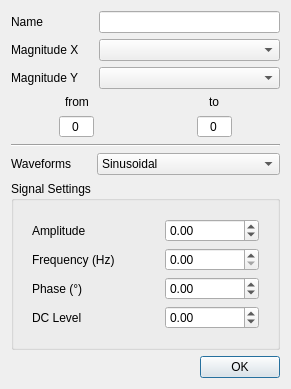
<?xml version="1.0" encoding="UTF-8"?>
<ui version="4.0">
 <class>Dialog</class>
 <widget class="QDialog" name="Dialog">
  <property name="enabled">
   <bool>true</bool>
  </property>
  <property name="geometry">
   <rect>
    <x>0</x>
    <y>0</y>
    <width>282</width>
    <height>336</height>
   </rect>
  </property>
  <property name="sizePolicy">
   <sizepolicy hsizetype="Fixed" vsizetype="Fixed">
    <horstretch>0</horstretch>
    <verstretch>0</verstretch>
   </sizepolicy>
  </property>
  <property name="windowTitle">
   <string>Dialog</string>
  </property>
  <layout class="QVBoxLayout" name="verticalLayout">
   <item>
    <layout class="QFormLayout" name="formLayout">
     <property name="horizontalSpacing">
      <number>20</number>
     </property>
     <item row="0" column="0">
      <widget class="QLabel" name="label">
       <property name="text">
        <string>Name</string>
       </property>
      </widget>
     </item>
     <item row="0" column="1">
      <widget class="QLineEdit" name="nameInput"/>
     </item>
     <item row="1" column="0">
      <widget class="QLabel" name="label_2">
       <property name="text">
        <string>Magnitude X</string>
       </property>
      </widget>
     </item>
     <item row="1" column="1">
      <widget class="QComboBox" name="xMagnitudeInput"/>
     </item>
     <item row="2" column="0">
      <widget class="QLabel" name="label_3">
       <property name="text">
        <string>Magnitude Y</string>
       </property>
      </widget>
     </item>
     <item row="2" column="1">
      <widget class="QComboBox" name="yMagnitudeInput"/>
     </item>
    </layout>
   </item>
   <item>
    <layout class="QGridLayout" name="gridLayout">
     <item row="0" column="0" alignment="Qt::AlignHCenter">
      <widget class="QLabel" name="label_15">
       <property name="text">
        <string>from</string>
       </property>
      </widget>
     </item>
     <item row="0" column="1" alignment="Qt::AlignHCenter">
      <widget class="QLabel" name="label_16">
       <property name="text">
        <string>to</string>
       </property>
      </widget>
     </item>
     <item row="1" column="0" alignment="Qt::AlignHCenter">
      <widget class="QSpinBox" name="fromInput">
       <property name="wrapping">
        <bool>true</bool>
       </property>
       <property name="alignment">
        <set>Qt::AlignCenter</set>
       </property>
       <property name="buttonSymbols">
        <enum>QAbstractSpinBox::NoButtons</enum>
       </property>
       <property name="minimum">
        <number>-100</number>
       </property>
       <property name="maximum">
        <number>100</number>
       </property>
      </widget>
     </item>
     <item row="1" column="1" alignment="Qt::AlignHCenter">
      <widget class="QSpinBox" name="toInput">
       <property name="wrapping">
        <bool>true</bool>
       </property>
       <property name="alignment">
        <set>Qt::AlignCenter</set>
       </property>
       <property name="buttonSymbols">
        <enum>QAbstractSpinBox::NoButtons</enum>
       </property>
       <property name="minimum">
        <number>-100</number>
       </property>
       <property name="maximum">
        <number>100</number>
       </property>
      </widget>
     </item>
    </layout>
   </item>
   <item>
    <widget class="Line" name="line">
     <property name="orientation">
      <enum>Qt::Horizontal</enum>
     </property>
    </widget>
   </item>
   <item>
    <layout class="QFormLayout" name="formLayout_2">
     <property name="horizontalSpacing">
      <number>25</number>
     </property>
     <item row="0" column="0">
      <widget class="QLabel" name="label_4">
       <property name="text">
        <string>Waveforms</string>
       </property>
      </widget>
     </item>
     <item row="0" column="1">
      <widget class="QComboBox" name="waveformsInput">
       <item>
        <property name="text">
         <string>Sinusoidal</string>
        </property>
       </item>
       <item>
        <property name="text">
         <string>Step</string>
        </property>
       </item>
       <item>
        <property name="text">
         <string>Square</string>
        </property>
       </item>
       <item>
        <property name="text">
         <string>Triangle</string>
        </property>
       </item>
      </widget>
     </item>
    </layout>
   </item>
   <item>
    <widget class="QGroupBox" name="groupBox_2">
     <property name="title">
      <string>Signal Settings</string>
     </property>
     <layout class="QVBoxLayout" name="verticalLayout_3">
      <item>
       <widget class="QStackedWidget" name="stackedWidget">
        <property name="currentIndex">
         <number>0</number>
        </property>
        <widget class="QWidget" name="page">
         <layout class="QVBoxLayout" name="verticalLayout_4">
          <item>
           <layout class="QFormLayout" name="formLayout_3">
            <property name="horizontalSpacing">
             <number>50</number>
            </property>
            <item row="0" column="0">
             <widget class="QLabel" name="label_5">
              <property name="text">
               <string>Amplitude</string>
              </property>
             </widget>
            </item>
            <item row="0" column="1">
             <widget class="QDoubleSpinBox" name="sinAmplitude">
              <property name="minimum">
               <double>-100.000000000000000</double>
              </property>
              <property name="maximum">
               <double>100.000000000000000</double>
              </property>
             </widget>
            </item>
            <item row="1" column="0">
             <widget class="QLabel" name="label_6">
              <property name="text">
               <string>Frequency (Hz)</string>
              </property>
             </widget>
            </item>
            <item row="1" column="1">
             <widget class="QDoubleSpinBox" name="sinFrequency">
              <property name="maximum">
               <double>100000000.000000000000000</double>
              </property>
             </widget>
            </item>
            <item row="2" column="0">
             <widget class="QLabel" name="label_7">
              <property name="text">
               <string>Phase (°)</string>
              </property>
             </widget>
            </item>
            <item row="2" column="1">
             <widget class="QDoubleSpinBox" name="sinPhase">
              <property name="minimum">
               <double>-180.000000000000000</double>
              </property>
              <property name="maximum">
               <double>180.000000000000000</double>
              </property>
             </widget>
            </item>
            <item row="3" column="0">
             <widget class="QLabel" name="label_19">
              <property name="text">
               <string>DC Level</string>
              </property>
             </widget>
            </item>
            <item row="3" column="1">
             <widget class="QDoubleSpinBox" name="sinDc">
              <property name="minimum">
               <double>-180.000000000000000</double>
              </property>
              <property name="maximum">
               <double>180.000000000000000</double>
              </property>
             </widget>
            </item>
           </layout>
          </item>
         </layout>
        </widget>
        <widget class="QWidget" name="page_3">
         <layout class="QVBoxLayout" name="verticalLayout_5">
          <item>
           <layout class="QFormLayout" name="formLayout_4">
            <property name="horizontalSpacing">
             <number>60</number>
            </property>
            <item row="0" column="0">
             <widget class="QLabel" name="label_8">
              <property name="text">
               <string>Amplitude</string>
              </property>
             </widget>
            </item>
            <item row="0" column="1">
             <widget class="QDoubleSpinBox" name="stepAmplitude">
              <property name="minimum">
               <double>-100.000000000000000</double>
              </property>
              <property name="maximum">
               <double>100.000000000000000</double>
              </property>
             </widget>
            </item>
           </layout>
          </item>
         </layout>
        </widget>
        <widget class="QWidget" name="page_4">
         <layout class="QVBoxLayout" name="verticalLayout_6">
          <item>
           <layout class="QFormLayout" name="formLayout_5">
            <property name="horizontalSpacing">
             <number>60</number>
            </property>
            <item row="0" column="0">
             <widget class="QLabel" name="label_9">
              <property name="text">
               <string>Amplitude</string>
              </property>
             </widget>
            </item>
            <item row="1" column="0">
             <widget class="QLabel" name="label_10">
              <property name="text">
               <string>Frequency (Hz)</string>
              </property>
             </widget>
            </item>
            <item row="2" column="0">
             <widget class="QLabel" name="label_11">
              <property name="text">
               <string>Duty (%)</string>
              </property>
             </widget>
            </item>
            <item row="0" column="1">
             <widget class="QDoubleSpinBox" name="squareAmplitude">
              <property name="minimum">
               <double>-100.000000000000000</double>
              </property>
              <property name="maximum">
               <double>100.000000000000000</double>
              </property>
             </widget>
            </item>
            <item row="1" column="1">
             <widget class="QDoubleSpinBox" name="squareFrequency">
              <property name="maximum">
               <double>10000000.000000000000000</double>
              </property>
             </widget>
            </item>
            <item row="2" column="1">
             <widget class="QDoubleSpinBox" name="squareDuty"/>
            </item>
            <item row="3" column="0">
             <widget class="QLabel" name="label_17">
              <property name="text">
               <string>DC Level</string>
              </property>
             </widget>
            </item>
            <item row="3" column="1">
             <widget class="QDoubleSpinBox" name="squareDc">
              <property name="minimum">
               <double>-100.000000000000000</double>
              </property>
             </widget>
            </item>
           </layout>
          </item>
         </layout>
        </widget>
        <widget class="QWidget" name="page_2">
         <layout class="QVBoxLayout" name="verticalLayout_7">
          <item>
           <layout class="QFormLayout" name="formLayout_6">
            <property name="horizontalSpacing">
             <number>60</number>
            </property>
            <item row="0" column="0">
             <widget class="QLabel" name="label_12">
              <property name="text">
               <string>Amplitude</string>
              </property>
             </widget>
            </item>
            <item row="1" column="0">
             <widget class="QLabel" name="label_13">
              <property name="text">
               <string>Frequency (Hz)</string>
              </property>
             </widget>
            </item>
            <item row="2" column="0">
             <widget class="QLabel" name="label_14">
              <property name="text">
               <string>Symmetry (%)</string>
              </property>
             </widget>
            </item>
            <item row="0" column="1">
             <widget class="QDoubleSpinBox" name="triangleAmplitude">
              <property name="minimum">
               <double>-100.000000000000000</double>
              </property>
              <property name="maximum">
               <double>100.000000000000000</double>
              </property>
             </widget>
            </item>
            <item row="1" column="1">
             <widget class="QDoubleSpinBox" name="triangleFrequency">
              <property name="maximum">
               <double>10000000.000000000000000</double>
              </property>
             </widget>
            </item>
            <item row="2" column="1">
             <widget class="QDoubleSpinBox" name="triangleSymmetry"/>
            </item>
            <item row="3" column="0">
             <widget class="QLabel" name="label_18">
              <property name="text">
               <string>DC Level</string>
              </property>
             </widget>
            </item>
            <item row="3" column="1">
             <widget class="QDoubleSpinBox" name="triangleDc">
              <property name="minimum">
               <double>-100.000000000000000</double>
              </property>
             </widget>
            </item>
           </layout>
          </item>
         </layout>
        </widget>
       </widget>
      </item>
     </layout>
    </widget>
   </item>
   <item>
    <widget class="QDialogButtonBox" name="buttonBox">
     <property name="enabled">
      <bool>true</bool>
     </property>
     <property name="orientation">
      <enum>Qt::Horizontal</enum>
     </property>
     <property name="standardButtons">
      <set>QDialogButtonBox::Ok</set>
     </property>
    </widget>
   </item>
  </layout>
 </widget>
 <resources/>
 <connections>
  <connection>
   <sender>buttonBox</sender>
   <signal>accepted()</signal>
   <receiver>Dialog</receiver>
   <slot>accept()</slot>
   <hints>
    <hint type="sourcelabel">
     <x>227</x>
     <y>290</y>
    </hint>
    <hint type="destinationlabel">
     <x>157</x>
     <y>274</y>
    </hint>
   </hints>
  </connection>
  <connection>
   <sender>buttonBox</sender>
   <signal>rejected()</signal>
   <receiver>Dialog</receiver>
   <slot>reject()</slot>
   <hints>
    <hint type="sourcelabel">
     <x>272</x>
     <y>296</y>
    </hint>
    <hint type="destinationlabel">
     <x>281</x>
     <y>274</y>
    </hint>
   </hints>
  </connection>
  <connection>
   <sender>waveformsInput</sender>
   <signal>currentIndexChanged(int)</signal>
   <receiver>stackedWidget</receiver>
   <slot>setCurrentIndex(int)</slot>
   <hints>
    <hint type="sourcelabel">
     <x>192</x>
     <y>114</y>
    </hint>
    <hint type="destinationlabel">
     <x>192</x>
     <y>185</y>
    </hint>
   </hints>
  </connection>
  <connection>
   <sender>stackedWidget</sender>
   <signal>currentChanged(int)</signal>
   <receiver>waveformsInput</receiver>
   <slot>setCurrentIndex(int)</slot>
   <hints>
    <hint type="sourcelabel">
     <x>139</x>
     <y>172</y>
    </hint>
    <hint type="destinationlabel">
     <x>139</x>
     <y>103</y>
    </hint>
   </hints>
  </connection>
 </connections>
</ui>
